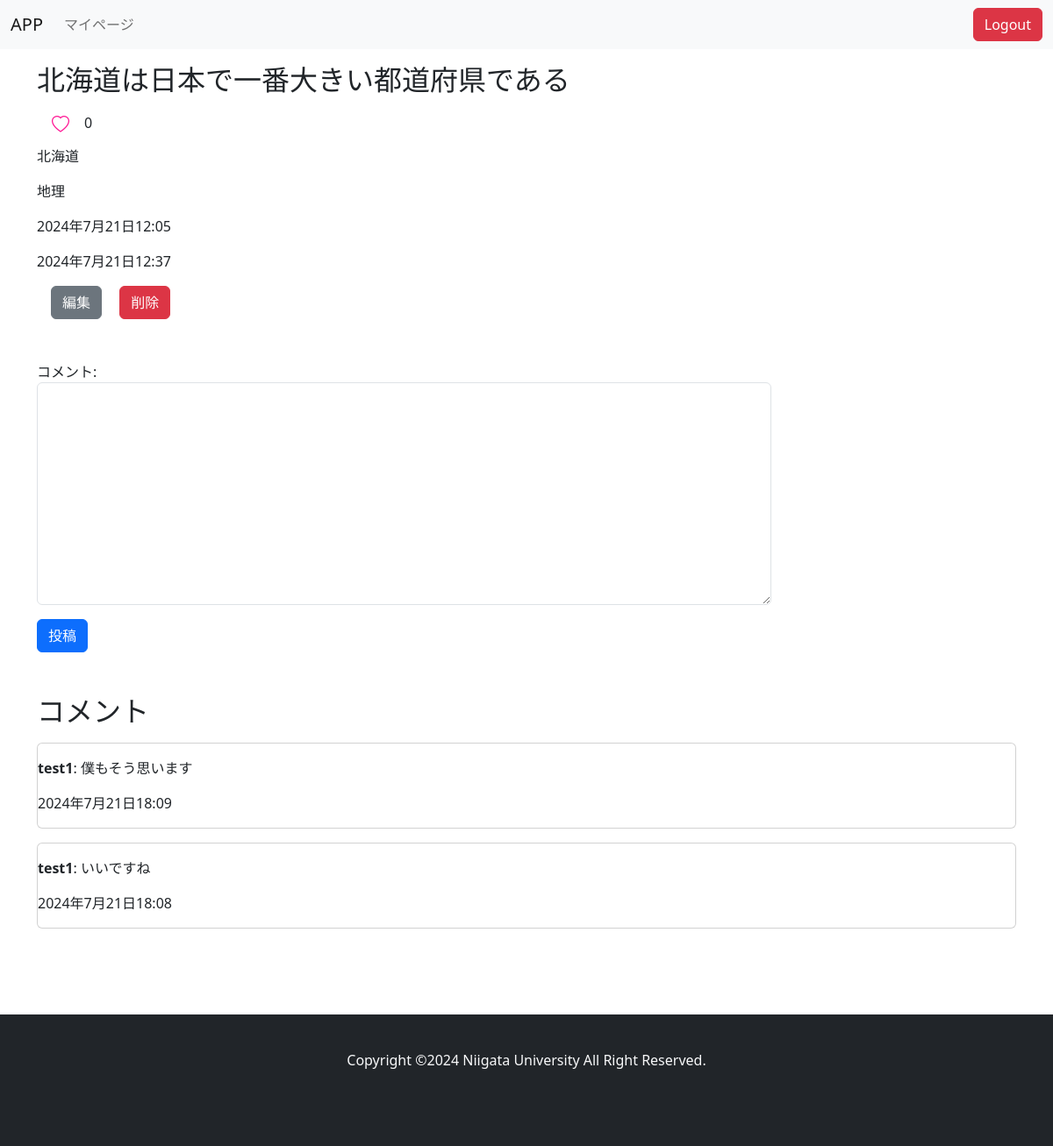
/detail/2/ (signed in), run on the app's committed database.
### main/models.py (models this page shows, shortened)
class Post(models.Model):
    CATEGORY_CHOICES = [
        ('地理', '地理'),
        ('歴史', '歴史'),
        ('人物', '人物'),
        ('自然', '自然'),
        ('伝統', '伝統'),
        ('スポーツ', 'スポーツ'),
        ('食', '食'),
        ('文化', '文化'),
        ('芸能', '芸能'),
        ('特産品', '特産品'),
        ('方言', '方言'),
        ('その他', 'その他'),
    ]
    PREFECTURE_CHOICES = [
        ('北海道', '北海道'),
        ('青森県', '青森県'),
        ('岩手県', '岩手県'),
        ('宮城県', '宮城県'),
        ('秋田県', '秋田県'),
        ('山形県', '山形県'),
        ('福島県', '福島県'),
        ('茨城県', '茨城県'),
        ('栃木県', '栃木県'),
        ('群馬県', '群馬県'),
        ('埼玉県', '埼玉県'),
        ('千葉県', '千葉県'),
        ('東京都', '東京都'),
        ('神奈川県', '神奈川県'),
        ('新潟県', '新潟県'),
        ('富山県', '富山県'),
        ('石川県', '石川県'),
        ('福井県', '福井県'),
        ('山梨県', '山梨県'),
        ('長野県', '長野県'),
        ('岐阜県', '岐阜県'),
        ('静岡県', '静岡県'),
        ('愛知県', '愛知県'),
        ('三重県', '三重県'),
        ('滋賀県', '滋賀県'),
        ('京都府', '京都府'),
        ('大阪府', '大阪府'),
        ('兵庫県', '兵庫県'),
        ('奈良県', '奈良県'),
        ('和歌山県', '和歌山県'),
        ('鳥取県', '鳥取県'),
        ('島根県', '島根県'),
        ('岡山県', '岡山県'),
        ('広島県', '広島県'),
        ('山口県', '山口県'),
        ('徳島県', '徳島県'),
        ('香川県', '香川県'),
        ('愛媛県', '愛媛県'),
        ('高知県', '高知県'),
        ('福岡県', '福岡県'),
        ('佐賀県', '佐賀県'),
        ('長崎県', '長崎県'),
        ('熊本県', '熊本県'),
        ('大分県', '大分県'),
        ('宮崎県', '宮崎県'),
        ('鹿児島県', '鹿児島県'),
        ('沖縄県', '沖縄県'),
    ]
    title = models.CharField(max_length=20)
    category = models.CharField(max_length=20, choices=CATEGORY_CHOICES)
    prefecture = models.CharField(max_length=20, choices=PREFECTURE_CHOICES)
    content = models.TextField(blank=True, null=True)
    user = models.ForeignKey(User, on_delete=models.CASCADE)
    like = models.ManyToManyField(User, related_name='related_post', blank=True)
    create_at = models.DateTimeField()
    update_at = models.DateTimeField()
    class Meta:
        db_table = 'posts'
        ordering = ["-create_at"]

class Comment(models.Model):
    content = models.TextField()
    user = models.ForeignKey(User, on_delete=models.CASCADE)
    post = models.ForeignKey(Post, related_name="comments", on_delete=models.CASCADE)
    create_at = models.DateTimeField(auto_now_add=True)
    class Meta:
        db_table = 'comments'
        ordering = ["-create_at"]

### accounts/models.py (models this page shows, shortened)
class User(AbstractBaseUser):
    email = models.EmailField(
        verbose_name='Email address',
        max_length=255,
        unique=True,
    )
    is_active = models.BooleanField(default=True)
    is_staff = models.BooleanField(default=False)
    is_superuser = models.BooleanField(default=False)
    USERNAME_FIELD = 'email'
    objects = UserManager()
    class Meta:
        db_table = 'users'

class Profile(models.Model):
    user = models.OneToOneField(User, on_delete=models.CASCADE)
    username = models.CharField(max_length=255)
    bio = models.TextField(blank=True, null=True)
    create_at = models.DateTimeField()
    update_at = models.DateTimeField()
    class Meta:
        db_table = 'profiles'

### main/views.py (the view, shortened to what this page needs)
# urls.py: path("detail/<int:pk>/", TriviaDetailView.as_view(), name="trivia-detail"),
class TriviaDetailView(DetailView):
    template_name = "main/detail.html"
    model = Post
    def get_context_data(self, **kwargs):
        context = super().get_context_data(**kwargs)
        context["form"] = CommentForm()
        return context

### main/forms.py
class CommentForm(forms.ModelForm):
    content = forms.CharField(label="コメント", widget=forms.Textarea, required=False)
    class Meta:
        model = Comment
        fields = ["content"]
    def __init__(self, *args, **kwargs):
        for field in self.base_fields.values():
            field.widget.attrs.update({"class":"form-control w-75"})
        super().__init__(*args, **kwargs)

### templates/main/detail.html (shortened to what this page needs)
{% extends "base.html" %}
{% block content %}
<div class="container mt-3">
    <h2>{{object.title}}</h2>
    {% if user.is_authenticated %}
        <form method="POST" action="{% url 'main:trivia-like' %}" style="display: inline-block;">
            {% if user in post.like.all %}
                <button type="submit" class="btn btn-link btn-lg" tabindex="-1" aria-disabled="true">
                <i class="bi bi-heart-fill" role="img" style="color: deeppink;"></i>
                </button>{{object.like.count}}<br>
            {% else %}
                <button type="submit" class="btn btn-link btn-lg" tabindex="-1" aria-disabled="true">
                    <i class="bi bi-heart" role="img" style="color: deeppink;"></i>
                </button>{{object.like.count}}<br>
            {% endif %}
        </form>
    {% else %}
        <i class="bi bi-heart" role="img" style="color: deeppink;"></i> {{object.like.count}}<br>
    {% endif %}
    <p>{{object.prefecture}}</p>
    <p>{{object.category}}</p>
    <p>{{object.create_at}}</p>
    <p>{{object.update_at}}</p>
    {% if object.user == request.user %}
        <a href="{% url 'main:trivia-update' object.id %}" class="btn btn-secondary ms-3" tabindex="-1" role="button" aria-disabled="true">編集</a>
        <button type="button" class="btn btn-danger ms-3" data-bs-toggle="modal" data-bs-target="#deleteModal-{{object.id}}">削除</button>
    {% endif %}
    <form method="POST" class="mt-5">
        {{ form.as_p }}
        <button type="submit" class="btn btn-primary">投稿</button>
    </form>
    <div class="my-5">
        <h2>コメント</h2>
        {% for comment in object.comments.all %}
            <div class="card my-3">
                <p class="my-3"><strong>{{ comment.user.profile.username }}</strong>: {{ comment.content }}</p>
                <p>{{ comment.create_at }}</p>
            </div>
        {% empty %}
            <p>コメントはありません</p>
        {% endfor %}
    </div>
</div>
{% endblock %}

### static/css/footer.css (style rules this page uses)
html { position: relative; min-height: 100%; padding-bottom: 200px; box-sizing: border-box; }

### data on the page
Post: title "北海道は日本で一番大きい都道府県である", like.count "0", prefecture "北海道", category "地理", create_at "2024年7月21日12:05", update_at "2024年7月21日12:37"
Comment: user.profile.username "test1", content "僕もそう思います", create_at "2024年7月21日18:09"
Comment: user.profile.username "test1", content "いいですね", create_at "2024年7月21日18:08"
